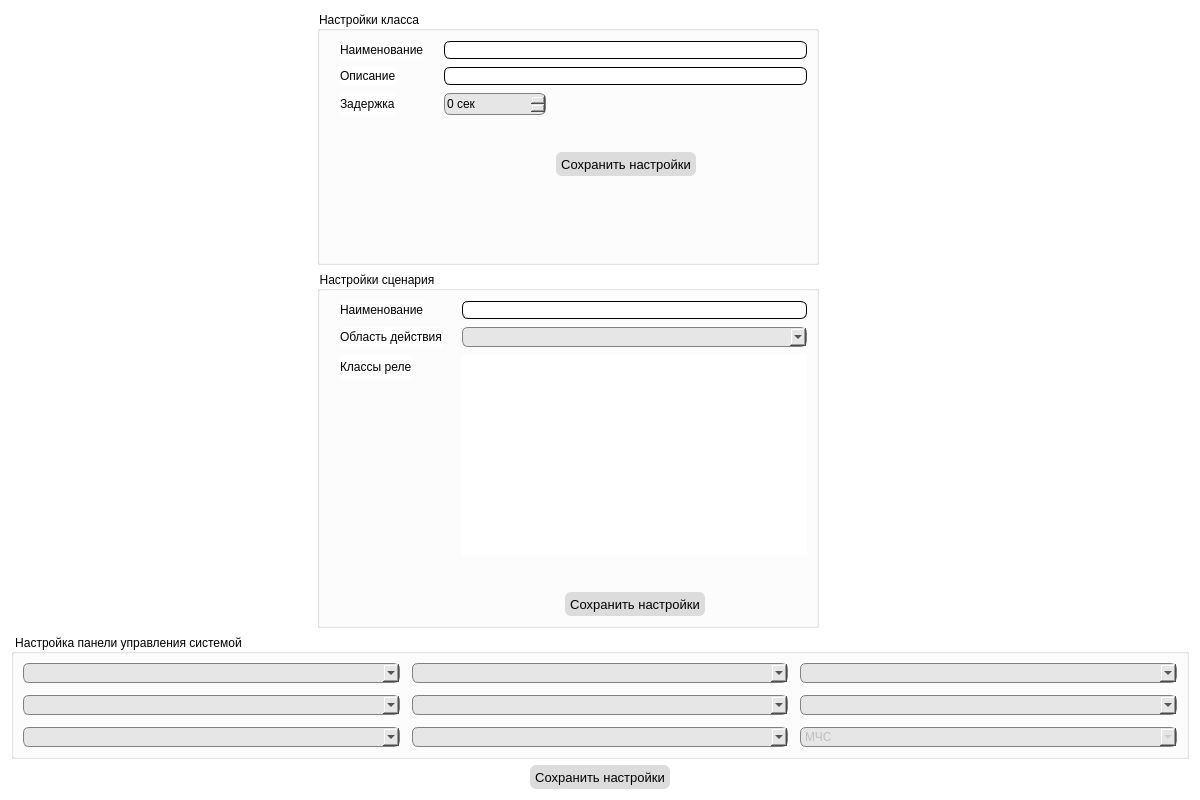
<?xml version="1.0" encoding="UTF-8"?>
<ui version="4.0">
 <class>ScenariosTabWidget</class>
 <widget class="QWidget" name="ScenariosTabWidget">
  <property name="geometry">
   <rect>
    <x>0</x>
    <y>0</y>
    <width>1200</width>
    <height>800</height>
   </rect>
  </property>
  <property name="windowTitle">
   <string>Form</string>
  </property>
  <property name="styleSheet">
   <string notr="true">QWidget,
QDialog
{
	background-color: rgb(255, 255, 255);
	font-size: 9pt;
}


#wgtRelayClasses, #wgtScenarios
{
	min-width: 300px;
	max-width: 300px;
	min-height: 200px;
}

#wgtScenarioClasses
{
	min-width: 200px;
	min-height: 200px;
}


QPushButton
{
	background-color: rgb(220, 220, 220);
	border: none;
	border-radius: 6px;
	min-width: 80px;	
	min-height: 24px;
	font-size: 10pt;
}


QPushButton:hover
{
	border-top: 1px solid black;
	border-left: 1px solid black;
	border-right: 2px outset black;
	border-bottom: 2px outset black;
}


QPushButton:pressed
{
	border: 2px inset black;
}


QSpinBox
{
	background-color: rgb(230, 230, 230);
	border-radius: 6px;
	border: 1px solid gray;
	min-height: 20px;
	min-width: 60px;	
	max-width: 100px;	
}


QLineEdit
{
	border: 1px solid black;
	border-radius: 6px;
}


QComboBox
{
	background-color: rgb(230, 230, 230);
	border-radius: 6px;
	border: 1px solid gray;
	min-width: 120px;
	min-height: 18px;
}


#btnSaveScenarioSettings, #btnSaveClassSettings, #btnSaveControlPanelSettings
{
	min-width: 140px;
}


#gbRelayClassSettings, #gbScenarioSettings
{
	min-width: 500px;
	max-width: 500px;
}
</string>
  </property>
  <layout class="QVBoxLayout" name="verticalLayout">
   <item>
    <layout class="QHBoxLayout" name="horizontalLayout">
     <item>
      <widget class="IssoEditListPanel" name="wgtRelayClasses" native="true">
       <property name="sizePolicy">
        <sizepolicy hsizetype="Fixed" vsizetype="MinimumExpanding">
         <horstretch>0</horstretch>
         <verstretch>0</verstretch>
        </sizepolicy>
       </property>
      </widget>
     </item>
     <item>
      <widget class="QGroupBox" name="gbRelayClassSettings">
       <property name="title">
        <string>Настройки класса</string>
       </property>
       <layout class="QFormLayout" name="formLayout">
        <property name="horizontalSpacing">
         <number>20</number>
        </property>
        <property name="verticalSpacing">
         <number>8</number>
        </property>
        <property name="leftMargin">
         <number>20</number>
        </property>
        <property name="topMargin">
         <number>10</number>
        </property>
        <item row="0" column="0">
         <widget class="QLabel" name="label">
          <property name="text">
           <string>Наименование</string>
          </property>
         </widget>
        </item>
        <item row="0" column="1">
         <widget class="QLineEdit" name="leRelayClassName"/>
        </item>
        <item row="1" column="0">
         <widget class="QLabel" name="label_2">
          <property name="text">
           <string>Описание</string>
          </property>
         </widget>
        </item>
        <item row="1" column="1">
         <widget class="QLineEdit" name="leRelayClassDescr"/>
        </item>
        <item row="4" column="1">
         <layout class="QHBoxLayout" name="horizontalLayout_12">
          <item>
           <spacer name="horizontalSpacer_7">
            <property name="orientation">
             <enum>Qt::Horizontal</enum>
            </property>
            <property name="sizeHint" stdset="0">
             <size>
              <width>40</width>
              <height>20</height>
             </size>
            </property>
           </spacer>
          </item>
          <item>
           <widget class="QPushButton" name="btnSaveClassSettings">
            <property name="text">
             <string>Сохранить настройки</string>
            </property>
           </widget>
          </item>
          <item>
           <spacer name="horizontalSpacer_8">
            <property name="orientation">
             <enum>Qt::Horizontal</enum>
            </property>
            <property name="sizeHint" stdset="0">
             <size>
              <width>40</width>
              <height>20</height>
             </size>
            </property>
           </spacer>
          </item>
         </layout>
        </item>
        <item row="2" column="1">
         <widget class="QSpinBox" name="sbRelayClassDelay">
          <property name="suffix">
           <string> сек</string>
          </property>
          <property name="maximum">
           <number>1000</number>
          </property>
         </widget>
        </item>
        <item row="2" column="0">
         <widget class="QLabel" name="label_6">
          <property name="text">
           <string>Задержка</string>
          </property>
         </widget>
        </item>
        <item row="3" column="1">
         <spacer name="horizontalSpacer_10">
          <property name="orientation">
           <enum>Qt::Horizontal</enum>
          </property>
          <property name="sizeHint" stdset="0">
           <size>
            <width>94</width>
            <height>21</height>
           </size>
          </property>
         </spacer>
        </item>
       </layout>
      </widget>
     </item>
     <item>
      <spacer name="horizontalSpacer">
       <property name="orientation">
        <enum>Qt::Horizontal</enum>
       </property>
       <property name="sizeHint" stdset="0">
        <size>
         <width>40</width>
         <height>20</height>
        </size>
       </property>
      </spacer>
     </item>
    </layout>
   </item>
   <item>
    <layout class="QHBoxLayout" name="horizontalLayout_2">
     <item>
      <widget class="IssoEditListPanel" name="wgtScenarios" native="true">
       <property name="sizePolicy">
        <sizepolicy hsizetype="Fixed" vsizetype="MinimumExpanding">
         <horstretch>0</horstretch>
         <verstretch>0</verstretch>
        </sizepolicy>
       </property>
      </widget>
     </item>
     <item>
      <widget class="QGroupBox" name="gbScenarioSettings">
       <property name="title">
        <string>Настройки сценария</string>
       </property>
       <layout class="QFormLayout" name="formLayout_2">
        <property name="horizontalSpacing">
         <number>20</number>
        </property>
        <property name="verticalSpacing">
         <number>8</number>
        </property>
        <property name="leftMargin">
         <number>20</number>
        </property>
        <property name="topMargin">
         <number>10</number>
        </property>
        <item row="0" column="0">
         <widget class="QLabel" name="label_3">
          <property name="text">
           <string>Наименование</string>
          </property>
         </widget>
        </item>
        <item row="0" column="1">
         <widget class="QLineEdit" name="leScenarioName"/>
        </item>
        <item row="1" column="0">
         <widget class="QLabel" name="label_4">
          <property name="text">
           <string>Область действия</string>
          </property>
         </widget>
        </item>
        <item row="1" column="1">
         <widget class="QComboBox" name="cbScenarioScope"/>
        </item>
        <item row="2" column="0">
         <widget class="QLabel" name="label_5">
          <property name="text">
           <string>Классы реле</string>
          </property>
         </widget>
        </item>
        <item row="2" column="1">
         <widget class="IssoEditListPanel" name="wgtScenarioClasses" native="true">
          <property name="sizePolicy">
           <sizepolicy hsizetype="MinimumExpanding" vsizetype="MinimumExpanding">
            <horstretch>0</horstretch>
            <verstretch>0</verstretch>
           </sizepolicy>
          </property>
         </widget>
        </item>
        <item row="4" column="1">
         <layout class="QHBoxLayout" name="horizontalLayout_10">
          <item>
           <spacer name="horizontalSpacer_3">
            <property name="orientation">
             <enum>Qt::Horizontal</enum>
            </property>
            <property name="sizeHint" stdset="0">
             <size>
              <width>40</width>
              <height>20</height>
             </size>
            </property>
           </spacer>
          </item>
          <item>
           <widget class="QPushButton" name="btnSaveScenarioSettings">
            <property name="text">
             <string>Сохранить настройки</string>
            </property>
           </widget>
          </item>
          <item>
           <spacer name="horizontalSpacer_4">
            <property name="orientation">
             <enum>Qt::Horizontal</enum>
            </property>
            <property name="sizeHint" stdset="0">
             <size>
              <width>40</width>
              <height>20</height>
             </size>
            </property>
           </spacer>
          </item>
         </layout>
        </item>
        <item row="3" column="1">
         <spacer name="horizontalSpacer_9">
          <property name="orientation">
           <enum>Qt::Horizontal</enum>
          </property>
          <property name="sizeHint" stdset="0">
           <size>
            <width>94</width>
            <height>21</height>
           </size>
          </property>
         </spacer>
        </item>
       </layout>
      </widget>
     </item>
     <item>
      <spacer name="horizontalSpacer_2">
       <property name="orientation">
        <enum>Qt::Horizontal</enum>
       </property>
       <property name="sizeHint" stdset="0">
        <size>
         <width>40</width>
         <height>20</height>
        </size>
       </property>
      </spacer>
     </item>
    </layout>
   </item>
   <item>
    <widget class="QGroupBox" name="gbSystemButtons">
     <property name="title">
      <string>Настройка панели управления системой</string>
     </property>
     <layout class="QGridLayout" name="gridLayout">
      <property name="spacing">
       <number>12</number>
      </property>
      <item row="2" column="0">
       <widget class="QComboBox" name="cbSystemButton7"/>
      </item>
      <item row="0" column="2">
       <widget class="QComboBox" name="cbSystemButton3"/>
      </item>
      <item row="1" column="0">
       <widget class="QComboBox" name="cbSystemButton4"/>
      </item>
      <item row="0" column="0">
       <widget class="QComboBox" name="cbSystemButton1"/>
      </item>
      <item row="0" column="1">
       <widget class="QComboBox" name="cbSystemButton2"/>
      </item>
      <item row="1" column="2">
       <widget class="QComboBox" name="cbSystemButton6"/>
      </item>
      <item row="2" column="1">
       <widget class="QComboBox" name="cbSystemButton8"/>
      </item>
      <item row="1" column="1">
       <widget class="QComboBox" name="cbSystemButton5"/>
      </item>
      <item row="2" column="2">
       <widget class="QComboBox" name="cbSystemButton9">
        <property name="enabled">
         <bool>false</bool>
        </property>
        <item>
         <property name="text">
          <string>МЧС</string>
         </property>
        </item>
       </widget>
      </item>
     </layout>
    </widget>
   </item>
   <item>
    <layout class="QHBoxLayout" name="horizontalLayout_11">
     <item>
      <spacer name="horizontalSpacer_5">
       <property name="orientation">
        <enum>Qt::Horizontal</enum>
       </property>
       <property name="sizeHint" stdset="0">
        <size>
         <width>40</width>
         <height>20</height>
        </size>
       </property>
      </spacer>
     </item>
     <item>
      <widget class="QPushButton" name="btnSaveControlPanelSettings">
       <property name="text">
        <string>Сохранить настройки</string>
       </property>
      </widget>
     </item>
     <item>
      <spacer name="horizontalSpacer_6">
       <property name="orientation">
        <enum>Qt::Horizontal</enum>
       </property>
       <property name="sizeHint" stdset="0">
        <size>
         <width>40</width>
         <height>20</height>
        </size>
       </property>
      </spacer>
     </item>
    </layout>
   </item>
  </layout>
 </widget>
 <customwidgets>
  <customwidget>
   <class>IssoEditListPanel</class>
   <extends>QWidget</extends>
   <header>issoeditlistpanel.h</header>
   <container>1</container>
  </customwidget>
 </customwidgets>
 <resources/>
 <connections/>
</ui>
